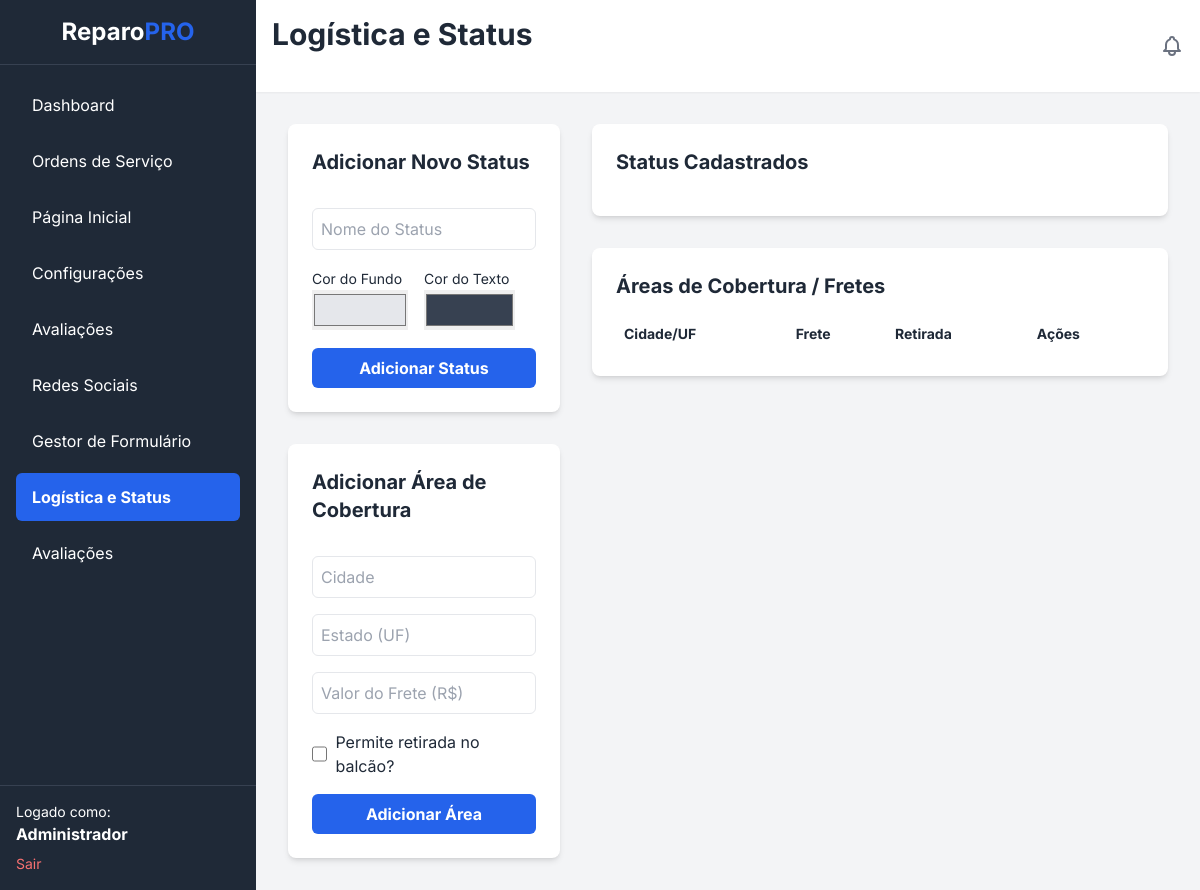
The app's page /admin/logistics_manager.php (signed in), older data.
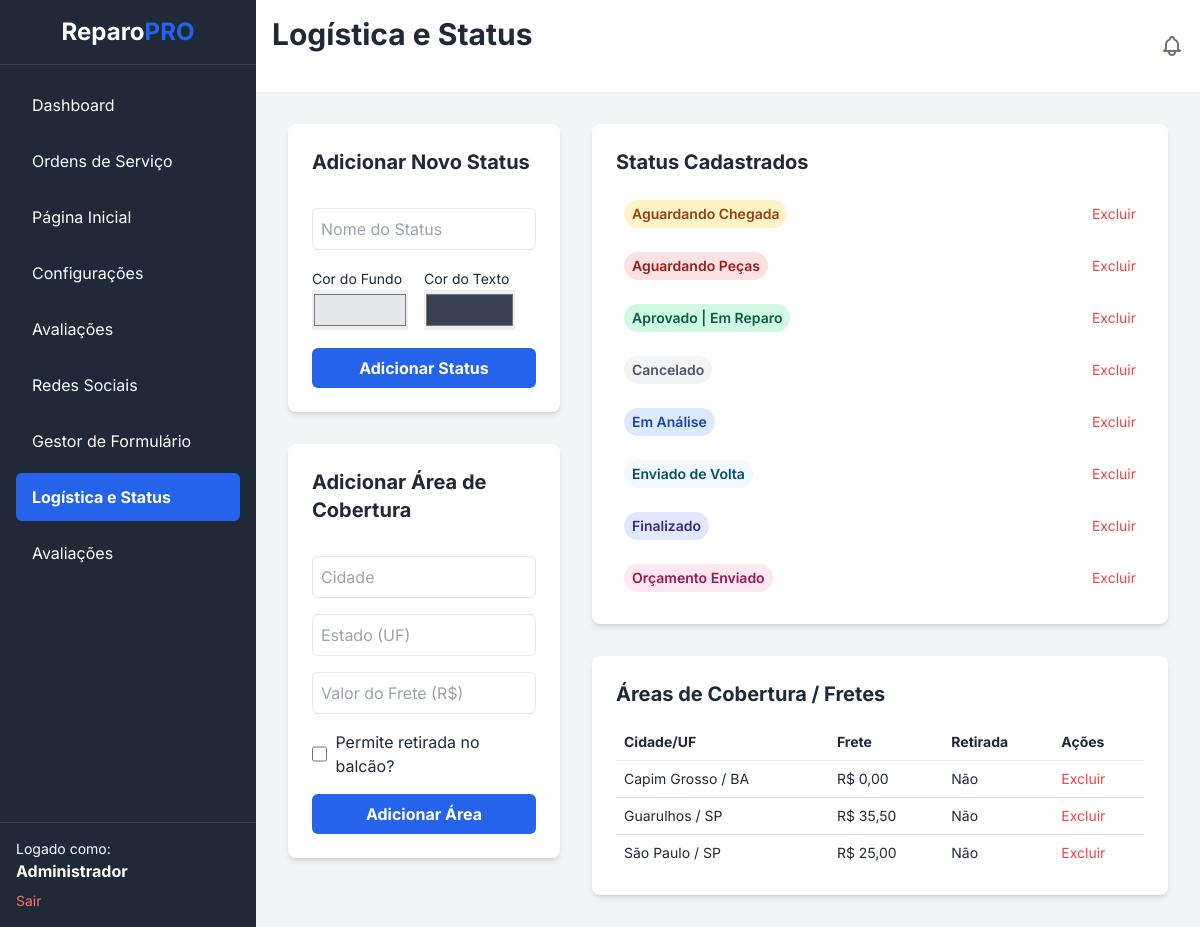
The same page, newer data.
### tables this page shows
CREATE TABLE `os_statuses`  (
  `id` int NOT NULL AUTO_INCREMENT,
  `name` varchar(100) NOT NULL,
  `color_bg` varchar(7) NOT NULL DEFAULT '#E5E7EB',
  `color_text` varchar(7) NOT NULL DEFAULT '#374151',
  PRIMARY KEY (`id`) USING BTREE,
  UNIQUE INDEX `name`(`name` ASC) USING BTREE
);

CREATE TABLE `logistics_coverage`  (
  `id` int NOT NULL AUTO_INCREMENT,
  `city` varchar(255) NOT NULL,
  `state` varchar(2) NOT NULL,
  `shipping_fee` decimal(10, 2) NOT NULL DEFAULT 0.00,
  `allows_pickup` tinyint(1) NOT NULL DEFAULT 0,
  PRIMARY KEY (`id`) USING BTREE
);

### includes/functions.php (called while the page is built, shortened)
<?php
function sanitize_output($data) {
    return htmlspecialchars($data ?? '', ENT_QUOTES, 'UTF-8');
}
?>

### admin/logistics_manager.php (the view, shortened to what this page needs)
<?php
include 'templates/header.php';
$statuses = $pdo->query("SELECT * FROM os_statuses ORDER BY name ASC")->fetchAll(PDO::FETCH_ASSOC);
$coverage_areas = $pdo->query("SELECT * FROM logistics_coverage ORDER BY state, city ASC")->fetchAll(PDO::FETCH_ASSOC);
?>
<h1 class="text-3xl font-bold mb-6">Logística e Status</h1>
<div class="grid grid-cols-1 lg:grid-cols-3 gap-8">
    <div class="lg:col-span-1 space-y-8">
        <div class="bg-white p-6 rounded-lg shadow-md">
            <h2 class="text-xl font-bold mb-4">Adicionar Novo Status</h2>
            <form action="logistics_handler.php" method="POST" class="space-y-4">
                <input type="text" name="name" placeholder="Nome do Status" required class="w-full p-2 border rounded-md">
                <div class="flex items-center gap-4">
                    <div><label class="text-sm">Cor do Fundo</label><input type="color" name="color_bg" value="#E5E7EB" class="w-full h-10"></div>
                    <div><label class="text-sm">Cor do Texto</label><input type="color" name="color_text" value="#374151" class="w-full h-10"></div>
                </div>
                <button type="submit" class="w-full brand-bg text-white font-bold py-2 px-4 rounded-md">Adicionar Status</button>
            </form>
        </div>
        <div class="bg-white p-6 rounded-lg shadow-md">
            <h2 class="text-xl font-bold mb-4">Adicionar Área de Cobertura</h2>
            <form action="logistics_handler.php" method="POST" class="space-y-4">
                <input type="text" name="city" placeholder="Cidade" required class="w-full p-2 border rounded-md">
                <input type="text" name="state" placeholder="Estado (UF)" maxlength="2" required class="w-full p-2 border rounded-md">
                <input type="number" step="0.01" name="shipping_fee" placeholder="Valor do Frete (R$)" required class="w-full p-2 border rounded-md">
                <label class="flex items-center space-x-2 mt-2">
                    <input type="checkbox" name="allows_pickup" value="1" class="rounded h-4 w-4 text-indigo-600 focus:ring-indigo-500">
                    <span>Permite retirada no balcão?</span>
                </label>
                <button type="submit" class="w-full brand-bg text-white font-bold py-2 px-4 rounded-md">Adicionar Área</button>
            </form>
        </div>
    </div>
    <div class="lg:col-span-2 space-y-8">
         <div class="bg-white p-6 rounded-lg shadow-md">
             <h2 class="text-xl font-bold mb-4">Status Cadastrados</h2>
             <div class="space-y-2">
                <?php foreach($statuses as $status): ?>
                <div class="flex justify-between items-center p-2 rounded">
                    <span style="background-color: <?php echo $status['color_bg']; ?>; color: <?php echo $status['color_text']; ?>;" class="px-2 py-1 text-sm font-semibold rounded-full"><?php echo sanitize_output($status['name']); ?></span>
                    <a href="logistics_handler.php?action=delete_status&id=<?php echo $status['id']; ?>" onclick="return confirm('Tem certeza?')" class="text-red-500 hover:underline text-sm">Excluir</a>
                </div>
                <?php endforeach; ?>
             </div>
        </div>
        <div class="bg-white p-6 rounded-lg shadow-md">
             <h2 class="text-xl font-bold mb-4">Áreas de Cobertura / Fretes</h2>
             <table class="w-full text-sm">
                <thead class="text-left font-bold"><tr><th class="p-2">Cidade/UF</th><th class="p-2">Frete</th><th class="p-2">Retirada</th><th class="p-2">Ações</th></tr></thead>
                <tbody>
                    <?php foreach($coverage_areas as $area): ?>
                    <tr class="border-t">
                        <td class="p-2"><?php echo sanitize_output($area['city']); ?> / <?php echo sanitize_output($area['state']); ?></td>
                        <td class="p-2">R$ <?php echo number_format($area['shipping_fee'], 2, ',', '.'); ?></td>
                        <td class="p-2"><?php echo $area['allows_pickup'] ? 'Sim' : 'Não'; ?></td>
                        <td class="p-2"><a href="logistics_handler.php?action=delete_coverage&id=<?php echo $area['id']; ?>" onclick="return confirm('Tem certeza?')" class="text-red-500 hover:underline">Excluir</a></td>
                    </tr>
                    <?php endforeach; ?>
                </tbody>
             </table>
        </div>
    </div>
</div>
<?php include 'templates/footer.php'; ?>

Row changes from the older to the newer data that the page shows:
added os_statuses: name "Aguardando Chegada"
added os_statuses: name "Aguardando Peças"
added os_statuses: name "Aprovado | Em Reparo"
added os_statuses: name "Cancelado"
added os_statuses: name "Em Análise"
added os_statuses: name "Enviado de Volta"
added os_statuses: name "Finalizado"
added os_statuses: name "Orçamento Enviado"
added logistics_coverage: city "Capim Grosso", state "BA", shipping_fee "0,00", allows_pickup "Não"
added logistics_coverage: city "Guarulhos", state "SP", shipping_fee "35,50", allows_pickup "Não"
added logistics_coverage: city "São Paulo", state "SP", shipping_fee "25,00", allows_pickup "Não"
